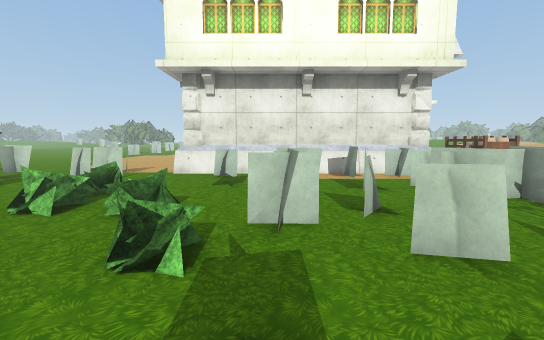
View 1 (above)

24 first-person views from a walk through a 3-D level made in the Unity game engine. The camera is 1.3 m above the floor, tilts 6° down and sees 90° across. Doors are open. The floor is counted in squares, 1 m on a side. Each view is taken from the middle of a square. On the plan, view 1 faces up. The plan holds only what a view shows up to about 13 squares ahead; the rest is blank. The place goes on beyond the plan. Some surface patterns are stand-ins.

View 2
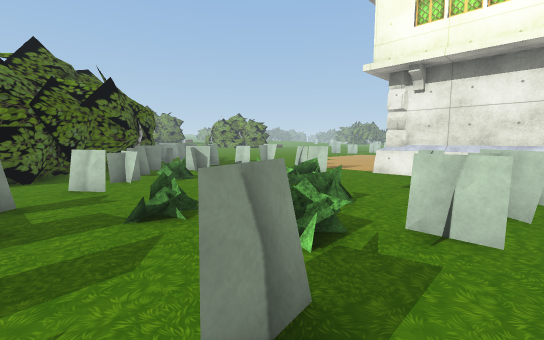

View 3
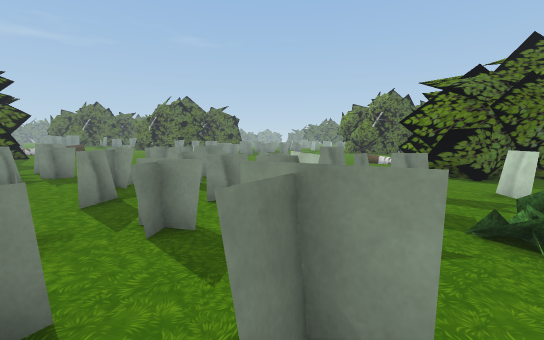

View 4
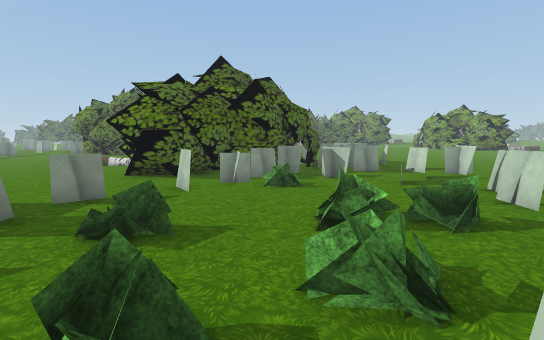

View 5
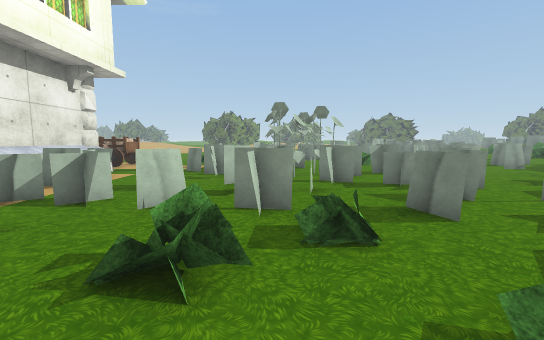

View 6
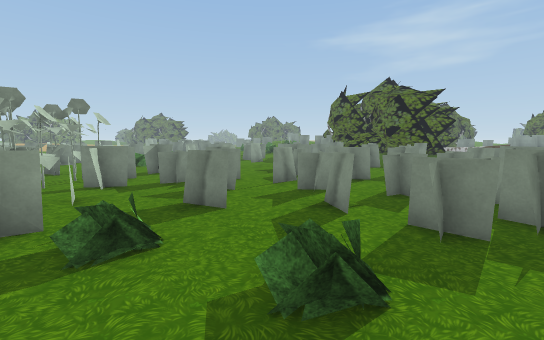

View 7
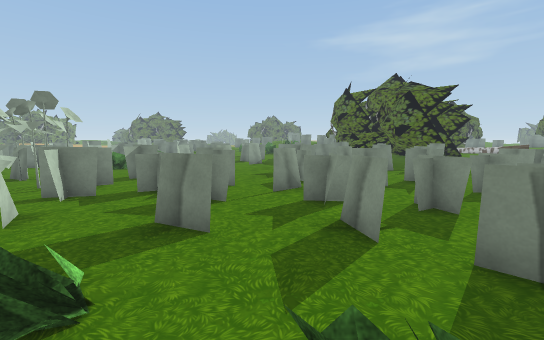

View 8
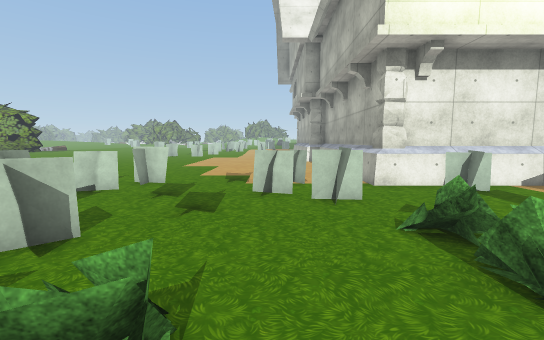

View 9
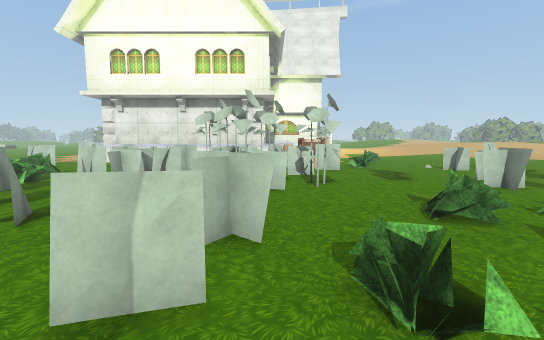

View 10
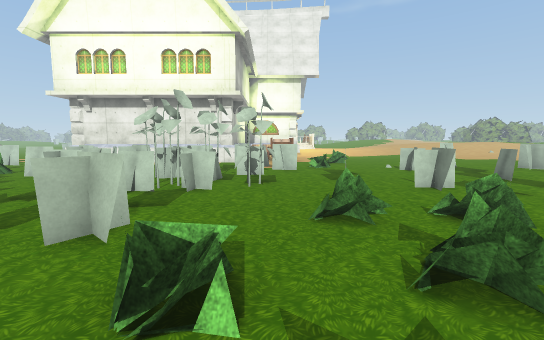

View 11
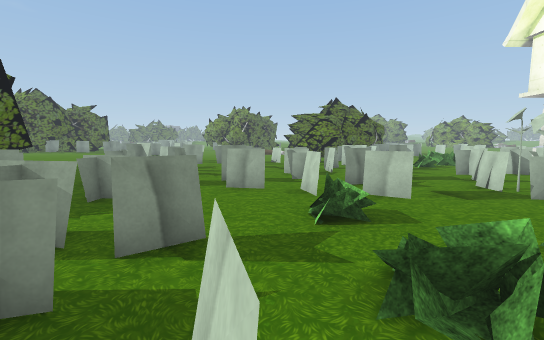

View 12
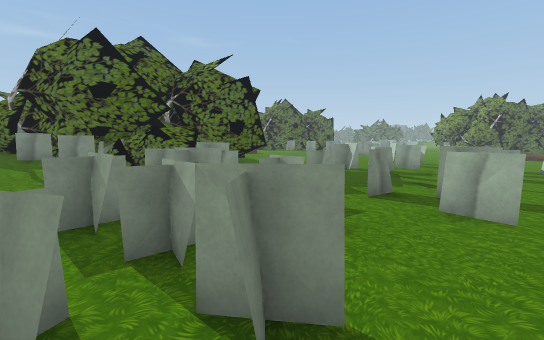

View 13
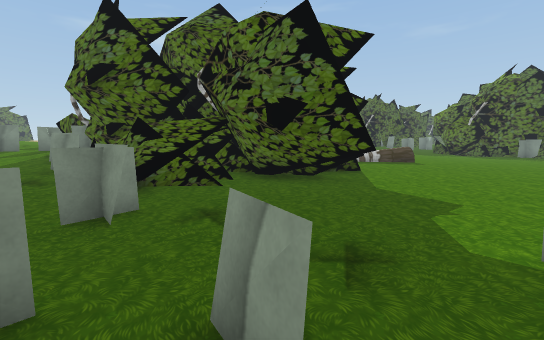

View 14
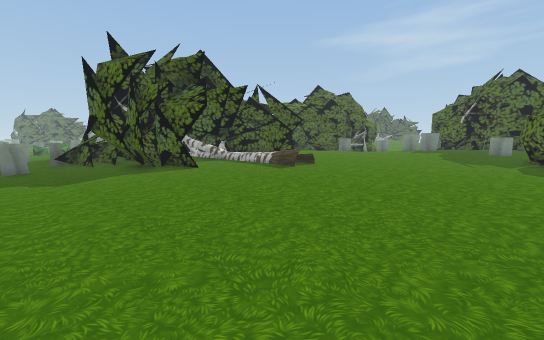

View 15
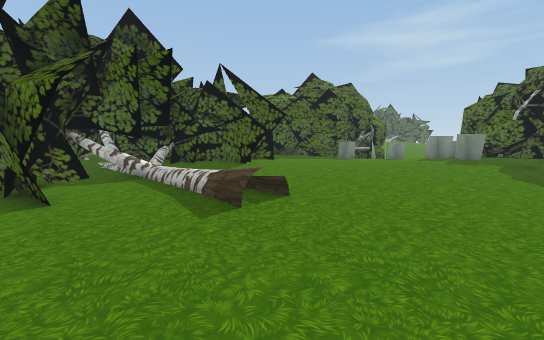

View 16
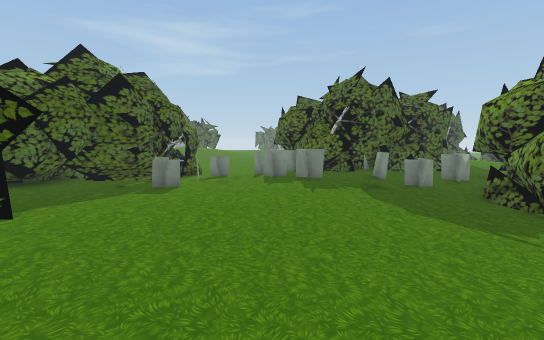

View 17
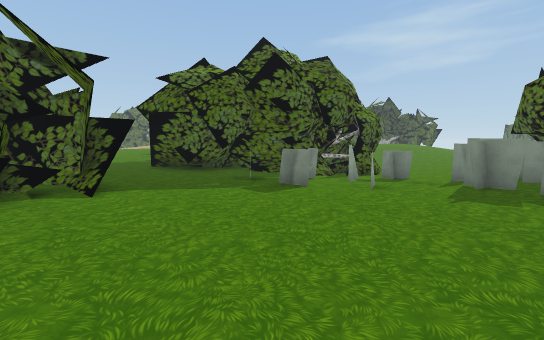

View 18
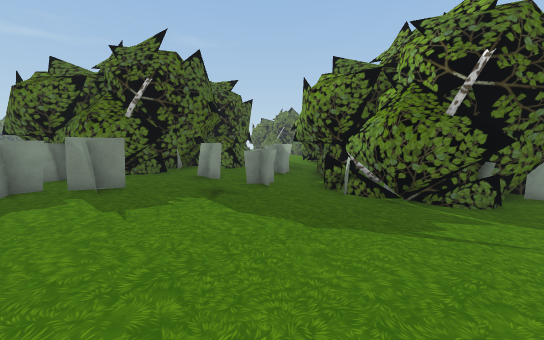

View 19
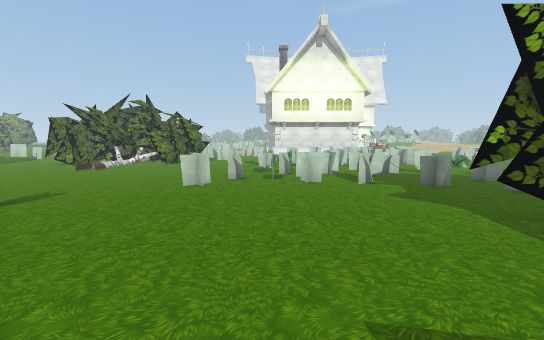

View 20
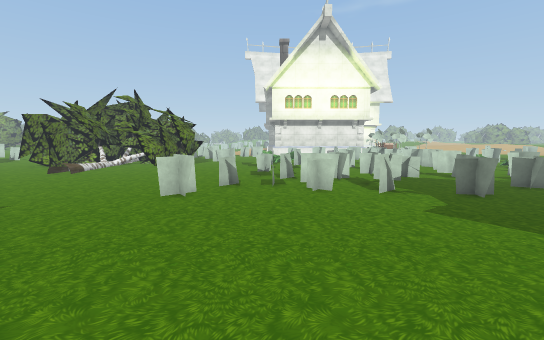

View 21
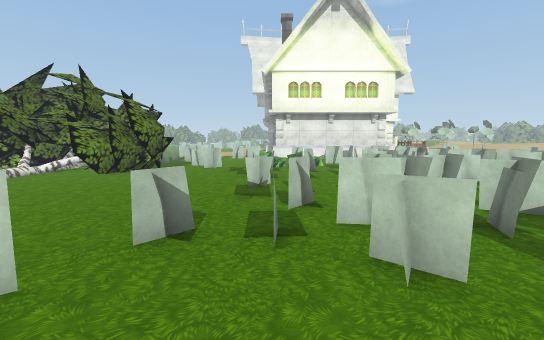

View 22
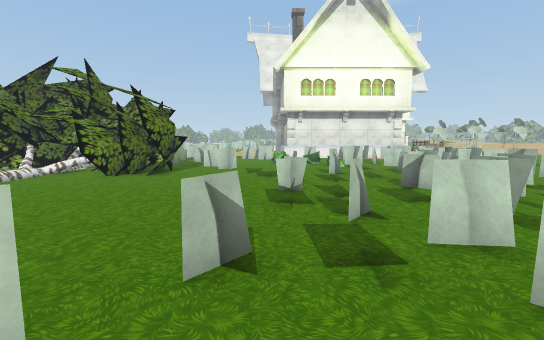

View 23
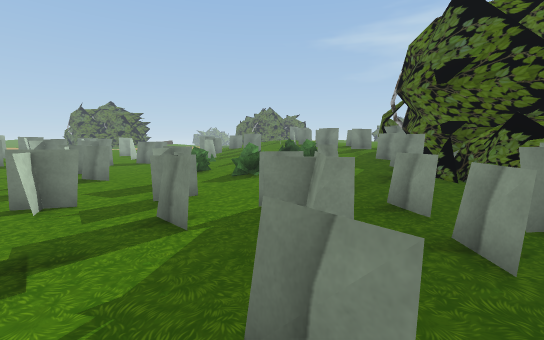

View 24
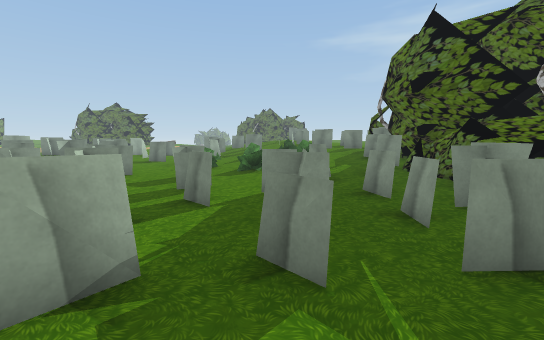

### Floor plan
Key: @ floor where view 1 was taken; # wall or solid block; x gap in a wall; . main floor; : floor 0.25 m higher than the main floor; + floor 0.5 m higher than the main floor; * floor 0.75 m higher than the main floor; % floor 1 m higher than the main floor; / step, stairs or slope; = window, fence, low wall or low ledge; O other object.
Columns run from 12 left of view 1 to 13 right of it. Each row starts with its distance up from view 1.
 13 ..... ..#            OO
 12 .=..= #.##       ##  OO
 11 #.... ..###########=
 10 .....=.......#.=...=
  9 ... ...=.....x....
  8 =...=...... .=..=
  7  .......O...#.#...## # ...
  6 ..=.....O.........=. .....
  5 O...O..OOOO.=.###...=..=..
  4 O...O........=...OOO....=.
  3 OO#.......OO..=.OOOOOO.. .
  2 OOO.#...O.......=OOOOO....
  1 OOO.........=....#........
  0 OOOO....#...@.....#.......
 -1 OOO...=.#.=........#..OO.O
 -2 OOO....=.....=.=..=.....O.
 -3 O.........=.....##.....O
 -4 ............#x#=..=.O..O
 -5 ........................=.
 -6 .........=...=.  =......
 -7 ........=..#...##...#.#.
 -8 ........=..=.....=...=...#
 -9 .........##..#...........#
-10 ......=.....#....#....=...
-11 ........=.....=.....=.....
-12 .....=.::..#......#.....::
-13 .....::::::.....=..:::#:::
-14 ....::::::::.....::::::::O
-15  ..:::::::::::::::O:=:::
-16   ::::::::::OOOOOOOOO+++
-17   :::::::::::#OOOOOOO=++
-18   ::::::::::OO##OOOOOO+**O
-19   ::::::::::O::#OOOO OOO**
-20   :::::::::::++OOOOO  OO*%
-21   ::::::+/////OOOOOOO OO =
-22   :::::++//  /+OO O   O
-23   :::::++++   ++OOO#  O
-24   ::::+++++++  OOO
-25   ::::++++++*OOOOO
-26 O::::+++++++* OOOOO
-27 OOO::++++++***O##OO
-28 OOO+++++++*****OO**
-29 OOOO++++++************
-30 O#O+++++**********OO**
-31 OOO++ *********#*OO#O*
-32 OO++********+=++OOOO
-33 OO+*=***=**+++++OOO
-34 +********= +=x=OOOOO
-35  *OOOOOO*  ++++O OOO
-36  OOOOOOOO =+=+OO O
-37   OO OOOO +++OO#O
-38       OO## ++OO

Positions as (right, up) in squares from view 1, and headings:
1: (0, 0), facing up
2: (1, 0), facing up-left
3: (1, 2), facing down-left
4: (0, 4), facing left
5: (-5, 4), facing right
6: (-5, 4), facing down-right
7: (-4, 3), facing down-right
8: (-7, 3), facing up
9: (7, -6), facing up
10: (9, -6), facing up
11: (13, -5), facing left
12: (11, -5), facing down-left
13: (3, -9), facing down
14: (-10, -13), facing down-right
15: (-7, -18), facing down-right
16: (-3, -22), facing down
17: (-4, -26), facing down-right
18: (-3, -26), facing down-left
19: (-4, -22), facing up
20: (-4, -20), facing up
21: (-4, -14), facing up
22: (-5, -13), facing up
23: (6, -8), facing down-right
24: (5, -7), facing down-right
